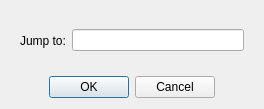
<?xml version="1.0" encoding="UTF-8"?>
<ui version="4.0">
 <class>Dialog</class>
 <widget class="QDialog" name="Dialog">
  <property name="windowModality">
   <enum>Qt::ApplicationModal</enum>
  </property>
  <property name="geometry">
   <rect>
    <x>0</x>
    <y>0</y>
    <width>264</width>
    <height>109</height>
   </rect>
  </property>
  <property name="windowTitle">
   <string>mvp – Jump to</string>
  </property>
  <layout class="QVBoxLayout" name="verticalLayout">
   <item>
    <widget class="QWidget" name="widget" native="true">
     <layout class="QHBoxLayout" name="horizontalLayout">
      <item>
       <widget class="QLabel" name="label">
        <property name="text">
         <string>Jump to:</string>
        </property>
       </widget>
      </item>
      <item>
       <widget class="QLineEdit" name="lineedit_jump_to"/>
      </item>
     </layout>
    </widget>
   </item>
   <item>
    <widget class="QDialogButtonBox" name="button_box">
     <property name="orientation">
      <enum>Qt::Horizontal</enum>
     </property>
     <property name="standardButtons">
      <set>QDialogButtonBox::Cancel|QDialogButtonBox::Ok</set>
     </property>
     <property name="centerButtons">
      <bool>true</bool>
     </property>
    </widget>
   </item>
  </layout>
 </widget>
 <resources/>
 <connections>
  <connection>
   <sender>button_box</sender>
   <signal>accepted()</signal>
   <receiver>Dialog</receiver>
   <slot>accept()</slot>
   <hints>
    <hint type="sourcelabel">
     <x>248</x>
     <y>254</y>
    </hint>
    <hint type="destinationlabel">
     <x>157</x>
     <y>274</y>
    </hint>
   </hints>
  </connection>
  <connection>
   <sender>button_box</sender>
   <signal>rejected()</signal>
   <receiver>Dialog</receiver>
   <slot>reject()</slot>
   <hints>
    <hint type="sourcelabel">
     <x>316</x>
     <y>260</y>
    </hint>
    <hint type="destinationlabel">
     <x>286</x>
     <y>274</y>
    </hint>
   </hints>
  </connection>
 </connections>
</ui>
